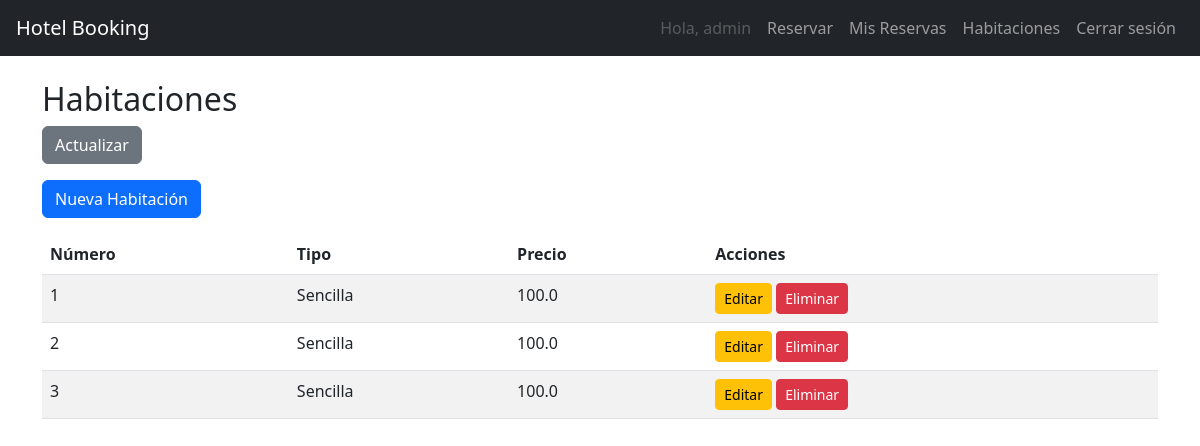
The app's page /admin/rooms (signed in) with its own data.
### app/models/models.py (models this page shows, shortened)
class User(UserMixin, db.Model):
    id = db.Column(db.Integer, primary_key=True)
    username = db.Column(db.String(80), unique=True, nullable=False)
    email = db.Column(db.String(120), unique=True, nullable=False)
    password = db.Column(db.String(200), nullable=False)
    role = db.Column(db.String(20), default='usuario')  # usuario o admin
    reservations = db.relationship('Reservation', back_populates='user')

class Room(db.Model):
    id = db.Column(db.Integer, primary_key=True)
    room_number = db.Column(db.String(10), unique=True, nullable=False)
    room_type = db.Column(db.String(50), nullable=False)
    price = db.Column(db.Float, nullable=False)
    reservations = db.relationship('Reservation', back_populates='room')

### app/main/routes.py (the view)
@main.route('/admin/rooms')
@login_required
@admin_required
def admin_rooms():
    rooms = Room.query.all()
    return render_template('admin/rooms.html', rooms=rooms)

### app/__init__.py (called while the page is built)
def create_app():
    app = Flask(__name__)
    app.config.from_object('app.config.Config')
    db.init_app(app)
    login_manager.init_app(app)
    migrate.init_app(app, db)
    from app.models.models import User
    @login_manager.user_loader
    def load_user(user_id):
        return User.query.get(int(user_id))
    from app.auth.routes import auth as auth_blueprint
    from app.main.routes import main as main_blueprint
    app.register_blueprint(auth_blueprint)
    app.register_blueprint(main_blueprint)
    return app

### app/main/routes.py (called while the page is built)
def admin_required(f):
    @wraps(f)
    def decorated_function(*args, **kwargs):
        if not current_user.is_authenticated or current_user.role != 'admin':
            abort(403)
        return f(*args, **kwargs)
    return decorated_function

### app/templates/admin/rooms.html (shortened to what this page needs)
{% extends 'base.html' %}
{% block content %}
<h2>Habitaciones</h2>
<form method="GET" action="{{ url_for('main.admin_rooms') }}" class="mb-3">
    <button type="submit" class="btn btn-secondary">Actualizar</button>
</form>
<a href="{{ url_for('main.new_room') }}" class="btn btn-primary mb-3">Nueva Habitación</a>
<table class="table table-striped">
    <thead>
        <tr>
            <th>Número</th>
            <th>Tipo</th>
            <th>Precio</th>
            <th>Acciones</th>
        </tr>
    </thead>
    <tbody>
        {% for room in rooms %}
        <tr>
            <td>{{ room.room_number }}</td>
            <td>{{ room.room_type }}</td>
            <td>{{ room.price }}</td>
            <td>
                <a href="{{ url_for('main.edit_room', id=room.id) }}" class="btn btn-sm btn-warning">Editar</a>
                <a href="{{ url_for('main.delete_room', id=room.id) }}" class="btn btn-sm btn-danger" onclick="return confirm('¿Estás seguro de eliminar esta habitación?')">Eliminar</a>
            </td>
        </tr>
        {% endfor %}
    </tbody>
</table>
{% endblock %}

### app/templates/base.html (shortened to what this page needs)
<!DOCTYPE html>
<html lang="es">
<head>
    <link href="https://cdn.jsdelivr.net/npm/bootstrap@5.3.0/dist/css/bootstrap.min.css" rel="stylesheet">
</head>
<body>
<nav class="navbar navbar-expand-lg navbar-dark bg-dark px-3">
    <a class="navbar-brand" href="{{ url_for('main.index') }}">Hotel Booking</a>
    <div class="collapse navbar-collapse" id="navbarNav">
        <ul class="navbar-nav ms-auto">
            {% if current_user.is_authenticated %}
                <li class="nav-item">
                    <a class="nav-link disabled">Hola, {{ current_user.username }}</a>
                </li>
                <li class="nav-item">
                    <a class="nav-link" href="{{ url_for('main.reserve') }}">Reservar</a>
                </li>
                <li class="nav-item">
                    <a class="nav-link" href="{{ url_for('main.reservations') }}">Mis Reservas</a>
                </li>
                {% if current_user.role == 'admin' %}
                    <li class="nav-item">
                        <a class="nav-link" href="{{ url_for('main.admin_rooms') }}">Habitaciones</a>
                    </li>
                {% endif %}
                <li class="nav-item">
                    <a class="nav-link" href="{{ url_for('auth.logout') }}">Cerrar sesión</a>
                </li>
            {% endif %}
        </ul>
    </div>
</nav>
<div class="container mt-4">
    {% block content %}{% endblock %}
</div>
</body>
</html>

### records on screen
User: username "admin"
Room: room_number "1", room_type "Sencilla", price "100.0"
Room: room_number "2", room_type "Sencilla", price "100.0"
Room: room_number "3", room_type "Sencilla", price "100.0"
